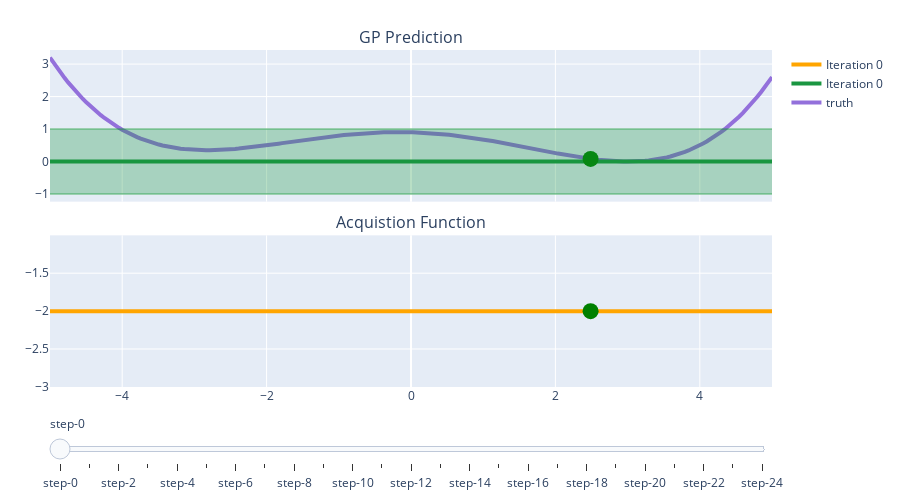

Notebook source saved alongside this figure:
### Code cell
X_plot = X_query.flatten()
truth = himmelblau(X_query).flatten()
plot_bo(predictions=predictions, X_obs=X_obs, y_obs=y_obs, 
                      acquisition_values=acquisition_functions, acquisition_indices=acquisition_indices, 
                      X_plot=X_plot, truth=truth)
